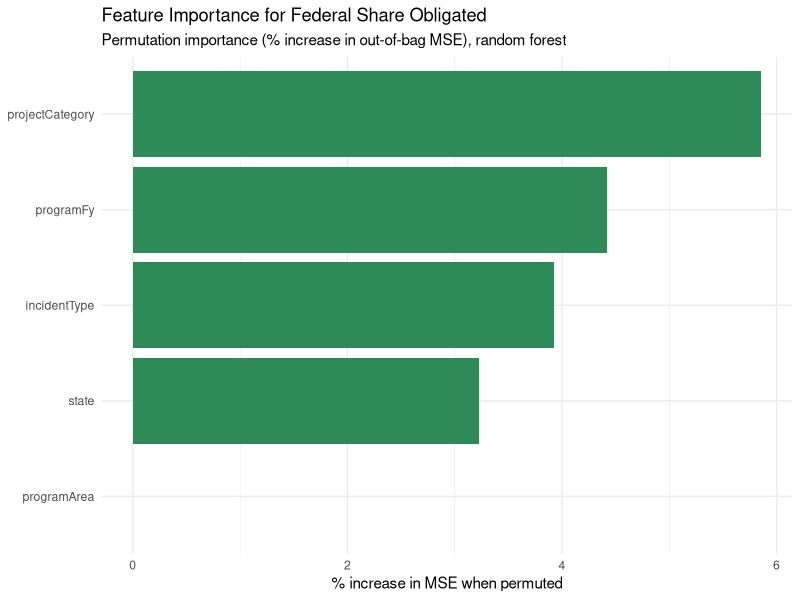
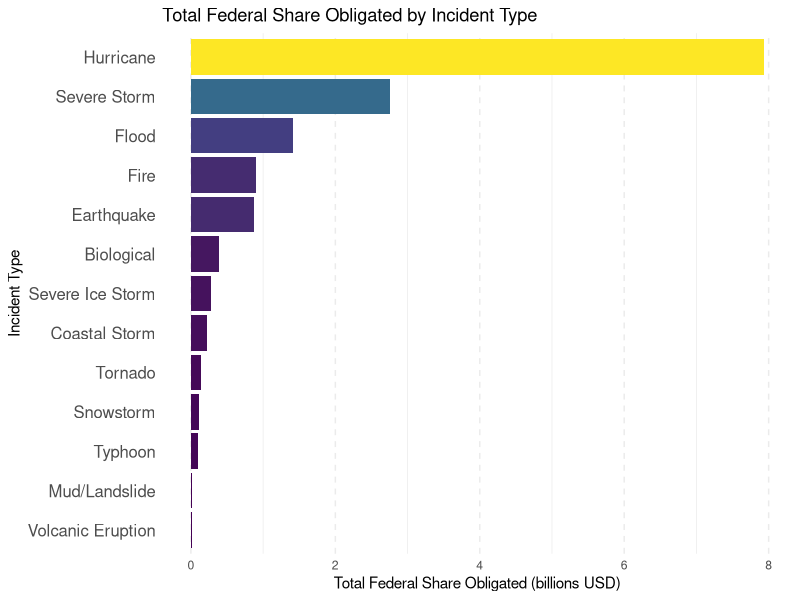
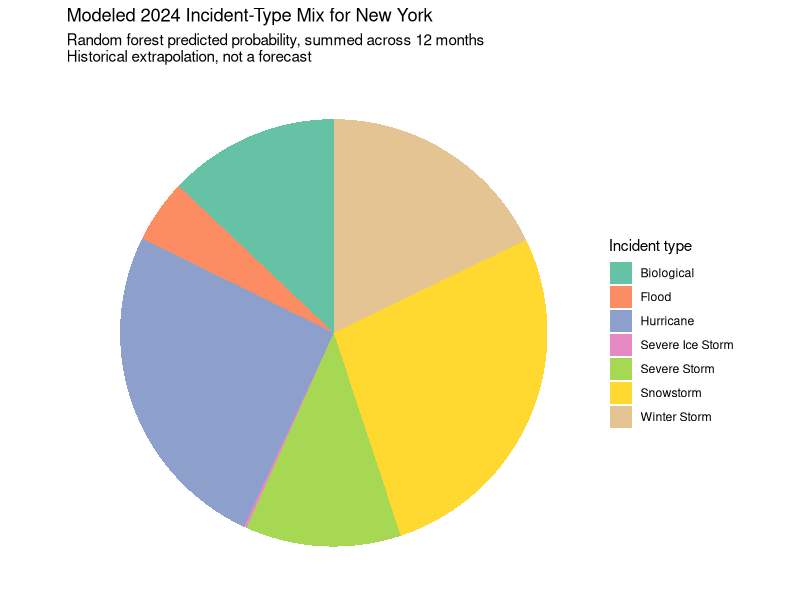

Write the R code that produced these figures, in order.
# Sourced once by app.R when the app starts. Only reads small precomputed
# artifacts from data/processed/ - no CSV parsing or model fitting happens
# per-session or per-render. See scripts/00_run_all.R for how these
# artifacts are produced.

library(dplyr)
library(readr)
library(ggplot2)
library(scales)

mission_data <- read_csv("../data/processed/mission_assignments_geocoded.csv", show_col_types = FALSE)
state_obligation <- read_csv("../data/processed/state_obligation_summary.csv", show_col_types = FALSE)
incident_funding <- read_csv("../data/processed/incident_type_funding_summary.csv", show_col_types = FALSE)
feature_importance <- read_csv("../data/processed/federal_share_feature_importance.csv", show_col_types = FALSE)
ny_forecast <- read_csv("../data/processed/ny_2024_incident_forecast.csv", show_col_types = FALSE)

season_levels <- c("Spring", "Summer", "Fall", "Winter")

# Drop incident types below 1% of the mean total federal share so the long
# tail of rarely-used incident categories doesn't crowd the chart.
incident_funding_display <- incident_funding |>
  filter(total_federal_share > 0.01 * mean(total_federal_share))

incident_type_plot <- ggplot(
  incident_funding_display,
  aes(x = reorder(incidentType, total_federal_share), y = total_federal_share / 1e9, fill = total_federal_share)
) +
  geom_bar(stat = "identity") +
  scale_fill_viridis_c(guide = "none") +
  coord_flip() +
  labs(
    title = "Total Federal Share Obligated by Incident Type",
    x = "Incident Type",
    y = "Total Federal Share Obligated (billions USD)"
  ) +
  theme_minimal() +
  theme(
    panel.grid.major.y = element_blank(),
    panel.grid.major.x = element_line(linetype = "dashed"),
    axis.text.y = element_text(size = 12)
  ) +
  scale_y_continuous(labels = scales::comma)

feature_importance_plot <- ggplot(feature_importance, aes(x = reorder(feature, percent_inc_mse), y = percent_inc_mse)) +
  geom_bar(stat = "identity", fill = "seagreen") +
  coord_flip() +
  labs(
    title = "Feature Importance for Federal Share Obligated",
    subtitle = "Permutation importance (% increase in out-of-bag MSE), random forest",
    x = NULL,
    y = "% increase in MSE when permuted"
  ) +
  theme_minimal()

ny_forecast_plot <- ggplot(ny_forecast, aes(x = "", y = expected_months, fill = incidentType)) +
  geom_bar(stat = "identity", width = 1) +
  coord_polar(theta = "y") +
  labs(
    title = "Modeled 2024 Incident-Type Mix for New York",
    subtitle = "Random forest predicted probability, summed across 12 months\nHistorical extrapolation, not a forecast",
    fill = "Incident type"
  ) +
  theme_void() +
  scale_fill_brewer(palette = "Set2")
